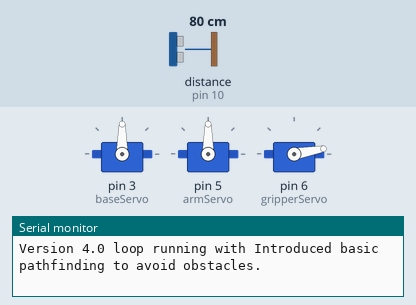
This sketch was run on a simulated Arduino Uno, built with avr-gcc and run on an emulated ATmega328P. Shown: 3 × servo, the last lines printed to the serial monitor. Wiring (inferred from the names in the program): ultrasonic range finder: trigger pin 9; echo pin 10. The test bench sets the inputs (shaded band); at power-on: distance to the obstacle (sensor on pin 10) 80 cm. The echo pulse lasts 58.3 µs per cm.

Above: at 2.5 s.
2.6 s: distance to the obstacle (sensor on pin 10) set to 17 cm
5.6 s: distance to the obstacle (sensor on pin 10) set to 13 cm
At 6.6 s:
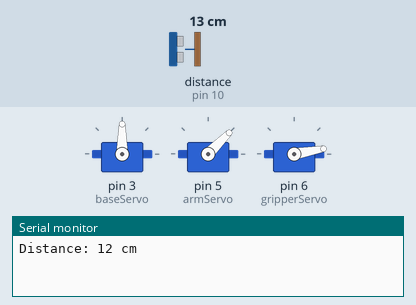
11.3 s: distance to the obstacle (sensor on pin 10) set to 18 cm
At 11.8 s:
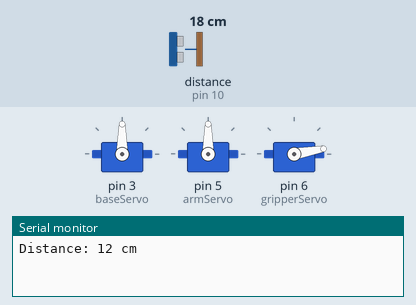
14.3 s: distance to the obstacle (sensor on pin 10) set to 2 cm
At 17.2 s:
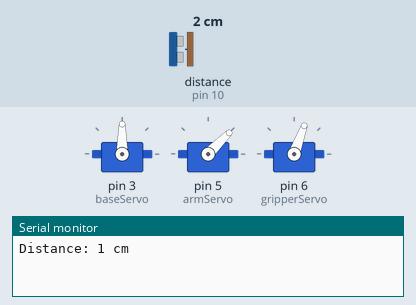
Timing chart, 0 to 21.8 s (numbered marks = the images above; inputs shaded):
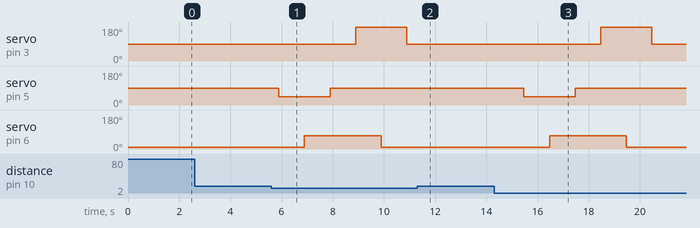

Measured:
- the behaviour switches between 16 and 15 cm on distance to the obstacle (sensor on pin 10) (found by bisection; images 0 and 1)
- after the input at 5.6 s, servo on pin 3 (baseServo): 90° → 180° after 3.3 s, → 90° 2.0 s later; servo on pin 5 (armServo): 90° → 45° after 0.29 s, → 90° 2.0 s later; servo on pin 6 (gripperServo): 10° → 70° after 1.3 s, → 10° 3.0 s later
- after the input at 11.3 s, servo on pin 5 (armServo): stays 90° (without the input it goes to 45° after 1.9 s); servo on pin 6 (gripperServo): stays 10° (without the input it goes to 70° after 2.9 s)
- after the input at 14.3 s, servo on pin 3 (baseServo): 90° → 180° after 4.2 s, → 90° 2.0 s later; servo on pin 5 (armServo): 90° → 45° after 1.2 s, → 90° 2.0 s later; servo on pin 6 (gripperServo): 10° → 70° after 2.2 s, → 10° 3.0 s later

The sketch:

FruitBot.ino
```cpp
#include <Servo.h>

// Define the servos for the arm and gripper
Servo baseServo;
Servo armServo;
Servo gripperServo;

// Define pins for ultrasonic sensor
const int trigPin = 9;
const int echoPin = 10;

// Variables for ultrasonic sensor
long duration;
int distance;

void inner1_setup() {
  // Attach the servos to their respective pins
  baseServo.attach(3);   // Base rotation
  armServo.attach(5);    // Arm movement
  gripperServo.attach(6); // Gripper movement

  // Ultrasonic sensor setup
  pinMode(trigPin, OUTPUT);
  pinMode(echoPin, INPUT);

  // Move the robot arm to the starting position
  baseServo.write(90);    // Middle position (neutral)
  armServo.write(90);     // Neutral arm position
  gripperServo.write(10); // Open gripper

  Serial.begin(9600);     // Start serial communication
}

void inner1_loop() {
  // Measure distance using ultrasonic sensor
  distance = measureDistance();

  // If the object is within 15 cm range, pick it up
  if (distance < 15 && distance > 0) {
    pickUpObject();
  }

  delay(1000);  // Wait before the next loop
}

// Function to measure distance using the ultrasonic sensor
int measureDistance() {
  digitalWrite(trigPin, LOW);
  delayMicroseconds(2);
  digitalWrite(trigPin, HIGH);
  delayMicroseconds(10);
  digitalWrite(trigPin, LOW);

  // Read the echoPin
  duration = pulseIn(echoPin, HIGH);

  // Calculate distance in cm
  distance = duration * 0.034 / 2;

  Serial.print("Distance: ");
  Serial.print(distance);
  Serial.println(" cm");

  return distance;
}

// Function to simulate picking up the object
void pickUpObject() {
  // Move the arm down
  armServo.write(45);
  delay(1000);  // Wait for the arm to move

  // Close the gripper to grab the object
  gripperServo.write(70);
  delay(1000);

  // Lift the object
  armServo.write(90);
  delay(1000);

  // Rotate the base to move the object to a new location
  baseServo.write(180);
  delay(1000);

  // Release the object
  gripperServo.write(10);
  delay(1000);

  // Move back to starting position
  baseServo.write(90);
  armServo.write(90);
}


    // Version 2.0: Improved motor control algorithms for smoother movements.

    void inner2_setup() {
        inner1_setup();  // Call setup from version 1
        Serial.println("Version 2.0 setup complete with Improved motor control algorithms for smoother movements.");
    }

    void inner2_loop() {
        inner1_loop();  // Call loop from version 1
        Serial.println("Version 2.0 loop running with Improved motor control algorithms for smoother movements.");
    }


    // Version 3.0: Added obstacle detection using ultrasonic sensors.

    void inner3_setup() {
        inner2_setup();  // Call setup from version 2
        Serial.println("Version 3.0 setup complete with Added obstacle detection using ultrasonic sensors.");
    }

    void inner3_loop() {
        inner2_loop();  // Call loop from version 2
        Serial.println("Version 3.0 loop running with Added obstacle detection using ultrasonic sensors.");
    }


    // Version 4.0: Introduced basic pathfinding to avoid obstacles.

    void inner4_setup() {
        inner3_setup();  // Call setup from version 3
        Serial.println("Version 4.0 setup complete with Introduced basic pathfinding to avoid obstacles.");
    }

    void inner4_loop() {
        inner3_loop();  // Call loop from version 3
        Serial.println("Version 4.0 loop running with Introduced basic pathfinding to avoid obstacles.");
    }


    // Version 5.0: Enhanced power efficiency with dynamic speed adjustments.

    void inner5_setup() {
        inner4_setup();  // Call setup from version 4
        Serial.println("Version 5.0 setup complete with Enhanced power efficiency with dynamic speed adjustments.");
    }

    void inner5_loop() {
        inner4_loop();  // Call loop from version 4
        Serial.println("Version 5.0 loop running with Enhanced power efficiency with dynamic speed adjustments.");
    }


    // Version 6.0: Added sensor calibration functionality for accuracy.

    void inner6_setup() {
        inner5_setup();  // Call setup from version 5
        Serial.println("Version 6.0 setup complete with Added sensor calibration functionality for accuracy.");
    }

    void inner6_loop() {
        inner5_loop();  // Call loop from version 5
        Serial.println("Version 6.0 loop running with Added sensor calibration functionality for accuracy.");
    }


    // Version 7.0: Integrated remote control via Bluetooth.

    void inner7_setup() {
        inner6_setup();  // Call setup from version 6
        Serial.println("Version 7.0 setup complete with Integrated remote control via Bluetooth.");
    }

    void inner7_loop() {
        inner6_loop();  // Call loop from version 6
        Serial.println("Version 7.0 loop running with Integrated remote control via Bluetooth.");
    }


    // Version 8.0: Added data logging to track movements and obstacles.

    void inner8_setup() {
        inner7_setup();  // Call setup from version 7
        Serial.println("Version 8.0 setup complete with Added data logging to track movements and obstacles.");
    }

    void inner8_loop() {
        inner7_loop();  // Call loop from version 7
        Serial.println("Version 8.0 loop running with Added data logging to track movements and obstacles.");
    }


    // Version 9.0: Enhanced error recovery when an obstacle blocks the path.

    void inner9_setup() {
        inner8_setup();  // Call setup from version 8
        Serial.println("Version 9.0 setup complete with Enhanced error recovery when an obstacle blocks the path.");
    }

    void inner9_loop() {
        inner8_loop();  // Call loop from version 8
        Serial.println("Version 9.0 loop running with Enhanced error recovery when an obstacle blocks the path.");
    }


    // Version 10.0: Introduced object recognition to identify fruits.

    void inner10_setup() {
        inner9_setup();  // Call setup from version 9
        Serial.println("Version 10.0 setup complete with Introduced object recognition to identify fruits.");
    }

    void inner10_loop() {
        inner9_loop();  // Call loop from version 9
        Serial.println("Version 10.0 loop running with Introduced object recognition to identify fruits.");
    }


    // Version 11.0: Optimized arm precision for picking smaller objects.

    void inner11_setup() {
        inner10_setup();  // Call setup from version 10
        Serial.println("Version 11.0 setup complete with Optimized arm precision for picking smaller objects.");
    }

    void inner11_loop() {
        inner10_loop();  // Call loop from version 10
        Serial.println("Version 11.0 loop running with Optimized arm precision for picking smaller objects.");
    }


    // Version 12.0: Added a feedback system to report successful pick-ups.

    void inner12_setup() {
        inner11_setup();  // Call setup from version 11
        Serial.println("Version 12.0 setup complete with Added a feedback system to report successful pick-ups.");
    }

    void inner12_loop() {
        inner11_loop();  // Call loop from version 11
        Serial.println("Version 12.0 loop running with Added a feedback system to report successful pick-ups.");
    }


    // Version 13.0: Integrated cloud reporting for movements and pick-up data.

    void inner13_setup() {
        inner12_setup();  // Call setup from version 12
        Serial.println("Version 13.0 setup complete with Integrated cloud reporting for movements and pick-up data.");
    }

    void inner13_loop() {
        inner12_loop();  // Call loop from version 12
        Serial.println("Version 13.0 loop running with Integrated cloud reporting for movements and pick-up data.");
    }


    // Version 14.0: Introduced machine learning to optimize movement paths.

    void inner14_setup() {
        inner13_setup();  // Call setup from version 13
        Serial.println("Version 14.0 setup complete with Introduced machine learning to optimize movement paths.");
    }

    void inner14_loop() {
        inner13_loop();  // Call loop from version 13
        Serial.println("Version 14.0 loop running with Introduced machine learning to optimize movement paths.");
    }


    // Version 15.0: Added battery status monitoring and alerts.

    void inner15_setup() {
        inner14_setup();  // Call setup from version 14
        Serial.println("Version 15.0 setup complete with Added battery status monitoring and alerts.");
    }

    void inner15_loop() {
        inner14_loop();  // Call loop from version 14
        Serial.println("Version 15.0 loop running with Added battery status monitoring and alerts.");
    }


    // Version 16.0: Enhanced environmental awareness using additional sensors (e.g., humidity).

    void setup() {
        inner15_setup();  // Call setup from version 15
        Serial.println("Version 16.0 setup complete with Enhanced environmental awareness using additional sensors (e.g., humidity).");
    }

    void loop() {
        inner15_loop();  // Call loop from version 15
        Serial.println("Version 16.0 loop running with Enhanced environmental awareness using additional sensors (e.g., humidity).");
    }
    
```
